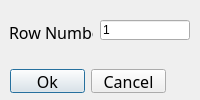
<?xml version="1.0" encoding="UTF-8"?>
<ui version="4.0">
 <class>gotoDialog</class>
 <widget class="QDialog" name="gotoDialog">
  <property name="geometry">
   <rect>
    <x>0</x>
    <y>0</y>
    <width>200</width>
    <height>100</height>
   </rect>
  </property>
  <property name="minimumSize">
   <size>
    <width>200</width>
    <height>100</height>
   </size>
  </property>
  <property name="maximumSize">
   <size>
    <width>200</width>
    <height>100</height>
   </size>
  </property>
  <property name="windowTitle">
   <string>Dialog</string>
  </property>
  <widget class="QLabel" name="label">
   <property name="geometry">
    <rect>
     <x>9</x>
     <y>24</y>
     <width>84</width>
     <height>16</height>
    </rect>
   </property>
   <property name="font">
    <font>
     <family>Adobe Devanagari</family>
     <pointsize>12</pointsize>
    </font>
   </property>
   <property name="text">
    <string>Row Number:</string>
   </property>
  </widget>
  <widget class="QLineEdit" name="lineEdit">
   <property name="geometry">
    <rect>
     <x>100</x>
     <y>20</y>
     <width>90</width>
     <height>20</height>
    </rect>
   </property>
   <property name="text">
    <string>1</string>
   </property>
  </widget>
  <widget class="QPushButton" name="pushButtonOk">
   <property name="geometry">
    <rect>
     <x>10</x>
     <y>69</y>
     <width>75</width>
     <height>24</height>
    </rect>
   </property>
   <property name="font">
    <font>
     <family>Adobe Devanagari</family>
     <pointsize>12</pointsize>
    </font>
   </property>
   <property name="text">
    <string>Ok</string>
   </property>
  </widget>
  <widget class="QPushButton" name="pushButtonCancel">
   <property name="geometry">
    <rect>
     <x>91</x>
     <y>69</y>
     <width>75</width>
     <height>24</height>
    </rect>
   </property>
   <property name="font">
    <font>
     <family>Adobe Devanagari</family>
     <pointsize>12</pointsize>
    </font>
   </property>
   <property name="text">
    <string>Cancel</string>
   </property>
  </widget>
 </widget>
 <resources/>
 <connections/>
</ui>
